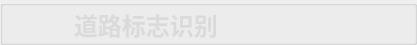
     <widget class="QGroupBox" name="groupBox">
      <property name="minimumSize">
       <size>
        <width>0</width>
        <height>45</height>
       </size>
      </property>
      <property name="maximumSize">
       <size>
        <width>16777215</width>
        <height>45</height>
       </size>
      </property>
      <property name="styleSheet">
       <string notr="true">#groupBox{
background-color: rgb(0, 0, 0);
border: 0px solid #42adff;
border-left: 0px solid rgba(29, 83, 185, 255);
border-right: 0px solid rgba(29, 83, 185, 255);
border-bottom: 1px solid rgba(200, 200, 200,100);
;
border-radius:0px;}</string>
      </property>
      <property name="title">
       <string/>
      </property>
      <layout class="QHBoxLayout" name="horizontalLayout">
       <property name="spacing">
        <number>6</number>
       </property>
       <property name="leftMargin">
        <number>0</number>
       </property>
       <property name="topMargin">
        <number>0</number>
       </property>
       <property name="rightMargin">
        <number>0</number>
       </property>
       <property name="bottomMargin">
        <number>0</number>
       </property>
       <item>
        <spacer name="horizontalSpacer_2">
         <property name="orientation">
          <enum>Qt::Horizontal</enum>
         </property>
         <property name="sizeHint" stdset="0">
          <size>
           <width>40</width>
           <height>20</height>
          </size>
         </property>
        </spacer>
       </item>
       <item>
        <widget class="QLabel" name="label_7">
         <property name="minimumSize">
          <size>
           <width>25</width>
           <height>25</height>
          </size>
         </property>
         <property name="maximumSize">
          <size>
           <width>27</width>
           <height>27</height>
          </size>
         </property>
         <property name="styleSheet">
          <string notr="true">image: url(:/img/icon/29道路.png);</string>
         </property>
         <property name="text">
          <string/>
         </property>
         <property name="alignment">
          <set>Qt::AlignBottom|Qt::AlignHCenter</set>
         </property>
        </widget>
       </item>
       <item>
        <widget class="QLabel" name="label_4">
         <property name="styleSheet">
          <string notr="true">QLabel
{
	font-size: 24px;
	font-family: &quot;Microsoft YaHei&quot;;
	font-weight: bold;
 		border-radius:9px;
		background:rgba(59,59,59, 0);
color: rgb(218, 218, 218);
}
</string>
         </property>
         <property name="text">
          <string>道路标志识别</string>
         </property>
        </widget>
       </item>
       <item>
        <spacer name="horizontalSpacer">
         <property name="orientation">
          <enum>Qt::Horizontal</enum>
         </property>
         <property name="sizeHint" stdset="0">
          <size>
           <width>40</width>
           <height>20</height>
          </size>
         </property>
        </spacer>
       </item>
       <item>
        <layout class="QHBoxLayout" name="horizontalLayout_5">
         <property name="spacing">
          <number>0</number>
         </property>
         <item>
          <widget class="QPushButton" name="minButton">
           <property name="minimumSize">
            <size>
             <width>50</width>
             <height>28</height>
            </size>
           </property>
           <property name="maximumSize">
            <size>
             <width>50</width>
             <height>28</height>
            </size>
           </property>
           <property name="styleSheet">
            <string notr="true">QPushButton {
border-style: solid;
border-width: 0px;
border-radius: 0px;
background-color: rgba(223, 223, 223, 0);}
QPushButton::focus{outline: none;}
QPushButton::hover {
border-style: solid;
border-width: 0px;
border-radius: 0px;
background-color: rgba(223, 223, 223, 150);}</string>
           </property>
           <property name="text">
            <string/>
           </property>
           <property name="icon">
            <iconset resource="../apprcc.qrc">
             <normaloff>:/img/icon/最小化 (3).png</normaloff>:/img/icon/最小化 (3).png</iconset>
           </property>
           <property name="iconSize">
            <size>
             <width>44</width>
             <height>44</height>
            </size>
           </property>
          </widget>
         </item>
         <item>
          <widget class="QPushButton" name="maxButton">
           <property name="minimumSize">
            <size>
             <width>50</width>
             <height>28</height>
            </size>
           </property>
           <property name="maximumSize">
            <size>
             <width>50</width>
             <height>28</height>
            </size>
           </property>
           <property name="styleSheet">
            <string notr="true">QPushButton {
border-style: solid;
border-width: 0px;
border-radius: 0px;
background-color: rgba(223, 223, 223, 0);}
QPushButton::focus{outline: none;}
QPushButton::hover {
border-style: solid;
border-width: 0px;
border-radius: 0px;
background-color: rgba(223, 223, 223, 150);}</string>
           </property>
           <property name="locale">
            <locale language="Chuvash" country="Russia"/>
           </property>
           <property name="text">
            <string/>
           </property>
           <property name="icon">
            <iconset resource="../apprcc.qrc">
             <normaloff>:/img/icon/全屏 (1).png</normaloff>:/img/icon/全屏 (1).png</iconset>
           </property>
           <property name="checkable">
            <bool>true</bool>
           </property>
          </widget>
         </item>
         <item>
          <widget class="QPushButton" name="closeButton">
           <property name="minimumSize">
            <size>
             <width>50</width>
             <height>28</height>
            </size>
           </property>
           <property name="maximumSize">
            <size>
             <width>50</width>
             <height>28</height>
            </size>
           </property>
           <property name="styleSheet">
            <string notr="true">QPushButton {
border-style: solid;
border-width: 0px;
border-radius: 0px;
background-color: rgba(223, 223, 223, 0);}
QPushButton::focus{outline: none;}
QPushButton::hover {
border-style: solid;
border-width: 0px;
border-radius: 0px;
background-color: rgba(223, 223, 223, 150);}</string>
           </property>
           <property name="text">
            <string/>
           </property>
           <property name="icon">
            <iconset resource="../apprcc.qrc">
             <normaloff>:/img/icon/关闭 (4).png</normaloff>:/img/icon/关闭 (4).png</iconset>
           </property>
          </widget>
         </item>
        </layout>
       </item>
      </layout>
     </widget>
